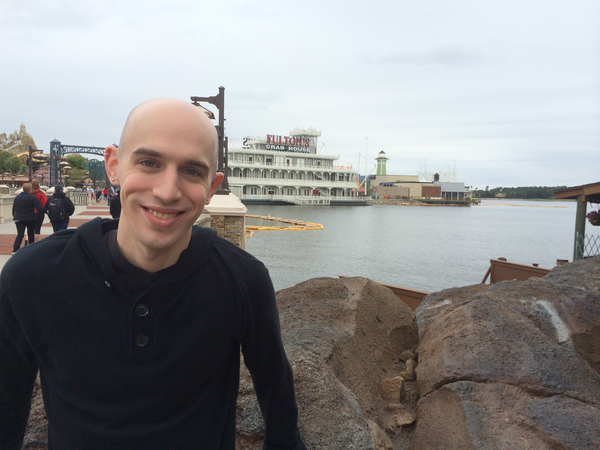
#> input picture opencv-masking/adrian.png, 600 x 450 px
$ python opencv_masking.py
#> lines starting #> are read from the running program, lines starting #| are printed output that depends on the picture; after the words box and inside, x2 and y2 are one past the last pixel; in counts of white or black regions, pixels touching at a corner belong together
# USAGE
# python opencv_masking.py

# import the necessary packages
import numpy as np
import argparse
import cv2

# construct the argument parser and parse the arguments
ap = argparse.ArgumentParser()
ap.add_argument("-i", "--image", type=str, default="adrian.png",
	help="path to the input image")
args = vars(ap.parse_args())

# load the original input image and display it to our screen
image = cv2.imread(args["image"])
#> image is the input picture: shape (450, 600, 3); mean B, G, R 139.9, 140.1, 141
cv2.imshow("Original", image)

# a mask is the same size as our image, but has only two pixel
# values, 0 and 255 -- pixels with a value of 0 (background) are
# ignored in the original image while mask pixels with a value of
# 255 (foreground) are allowed to be kept
mask = np.zeros(image.shape[:2], dtype="uint8")
cv2.rectangle(mask, (0, 90), (290, 450), 255, -1)
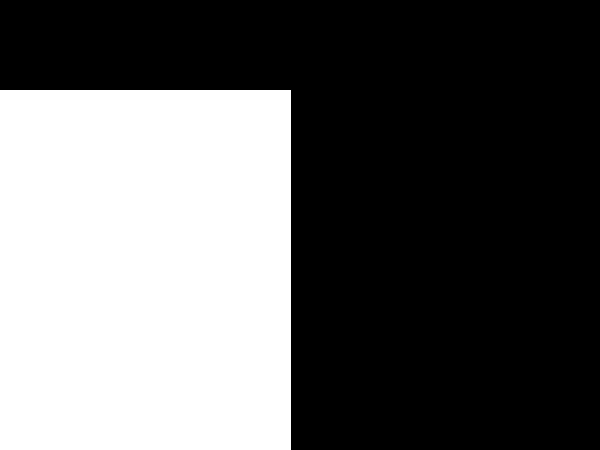
#> mask: shape (450, 600); 38.8% white; 1 white region, box (x1, y1, x2, y2) and area: (0, 90, 291, 450) 104760
cv2.imshow("Rectangular Mask", mask)

# apply our mask -- notice how only the person in the image is
# cropped out
masked = cv2.bitwise_and(image, image, mask=mask)
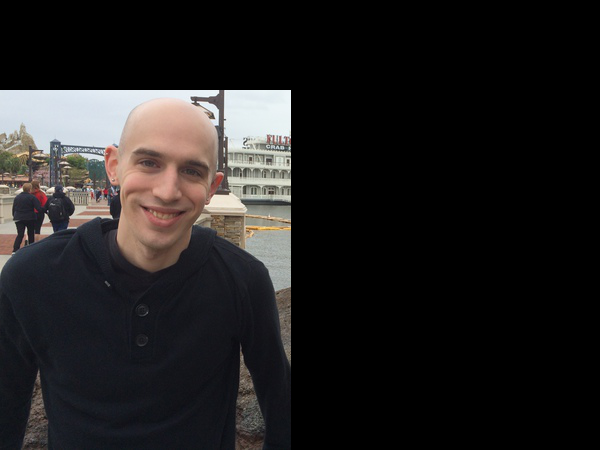
#> masked: shape (450, 600, 3); mean B, G, R 32, 32.1, 34
cv2.imshow("Mask Applied to Image", masked)
cv2.waitKey(0)

# now, let's make a circular mask with a radius of 100 pixels and
# apply the mask again
mask = np.zeros(image.shape[:2], dtype="uint8")
cv2.circle(mask, (160, 180), 100, 255, -1)
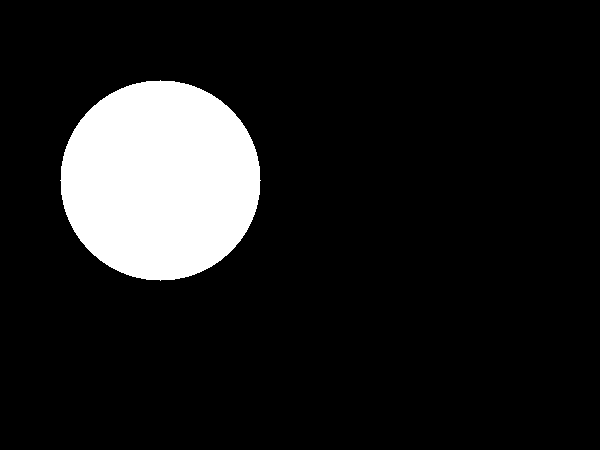
#> mask: shape (450, 600); 11.6% white; 1 white region, box (x1, y1, x2, y2) and area: (60, 80, 261, 281) 31417
masked = cv2.bitwise_and(image, image, mask=mask)
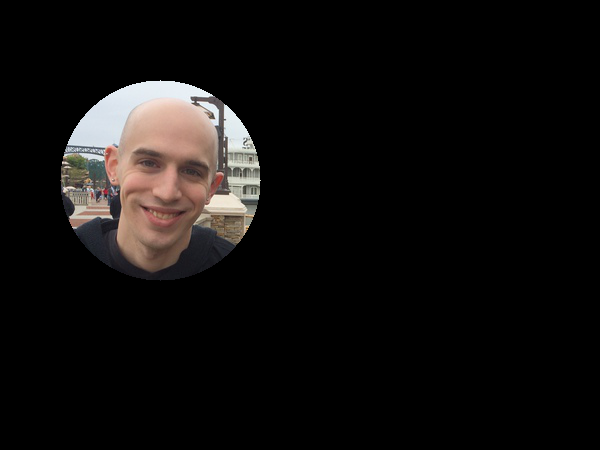
#> masked: shape (450, 600, 3); mean B, G, R 14.3, 15.2, 17.3

# show the output images
cv2.imshow("Circular Mask", mask)
cv2.imshow("Mask Applied to Image", masked)
cv2.waitKey(0)
